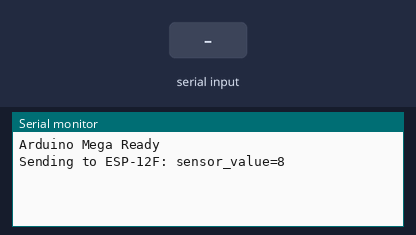
This sketch was run on a simulated Arduino Mega 2560, built with avr-gcc and run on an emulated ATmega2560. On the bench: the last lines printed to the serial monitor. The inputs (shaded band) are chosen by the test bench. Random numbers use the default seed unless the sketch sets one.

Above: at 1.2 s.
1.3 s: "1\n" received over the second serial link
At 2.1 s:
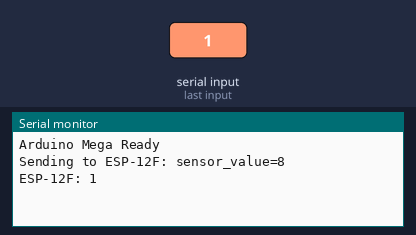
2.8 s: "0\n" received over the second serial link
At 3.2 s:
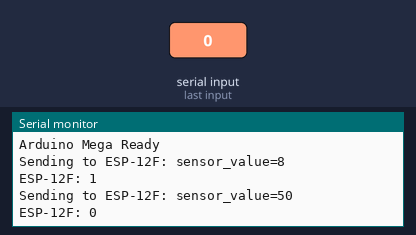
4.3 s: "2\n" received over the second serial link
At 5.1 s:
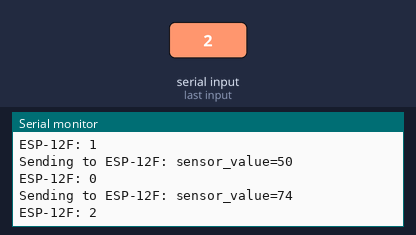
Timing chart, 0 to 7.3 s (numbered marks = the images above; inputs shaded):
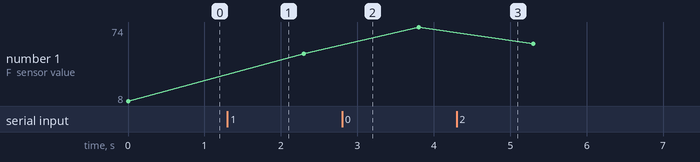

Measured:
- after the input at 1.3 s, the serial monitor: prints a new line at once (image 1)
- after the input at 2.8 s, the serial monitor: prints a new line at once (image 2)
- after the input at 4.3 s, the serial monitor: prints a new line at once (image 3)
- plotted number 1: 8 → 50 after the input at 1.3 s, 50 → 74 after the input at 2.8 s, 74 → 45 after the input at 4.3 s

The sketch:

Arduino_mega.ino
```cpp
#include <SoftwareSerial.h>

/*
 * Arduino Mega to ESP-12F Communication
 *
 * This code allows the Arduino Mega to communicate with the ESP-12F module
 * and send data to the server.
 *
 * Connections:
 * 1. VCC from ESP to 3.3V of Arduino Mega
 * 2. GND from ESP to GND of Arduino Mega
 * 3. TX from ESP to RX of Arduino Mega (use a voltage divider or level shifter)
 * 4. RX from ESP to TX of Arduino Mega
 * 5. EN (CH_PD) to 3.3V
 *
 * Note: Ensure the ESP-12F is flashed with the proper firmware to connect to WiFi and handle HTTP requests.
 */

// ArduinoMega.ino
// ArduinoMega.ino

void setup() {
    Serial.begin(115200); // Communication with the serial monitor
    Serial1.begin(115200); // Communication with the ESP-12F

    Serial.println("Arduino Mega Ready");
}

void loop() {
    // Generate a random sensor value between 1 and 100
    int sensorValue = random(1, 101);

    // Create a payload to send to the ESP-12F
    String payload = "sensor_value=" + String(sensorValue);

    // Send payload to ESP-12F
    Serial1.println(payload);

    // Debug: Print the payload being sent
    Serial.println("Sending to ESP-12F: " + payload);

    // Wait for a response from the ESP-12F
    unsigned long start = millis();
    while (!Serial1.available() && millis() - start < 2000) {
        // Wait for 2 seconds or until data is available
    }

    if (Serial1.available()) {
        String response = Serial1.readStringUntil('\n');
        Serial.println("ESP-12F: " + response);
    } else {
        Serial.println("No response from ESP-12F");
    }

    delay(1000); // Send data every second
}
```
